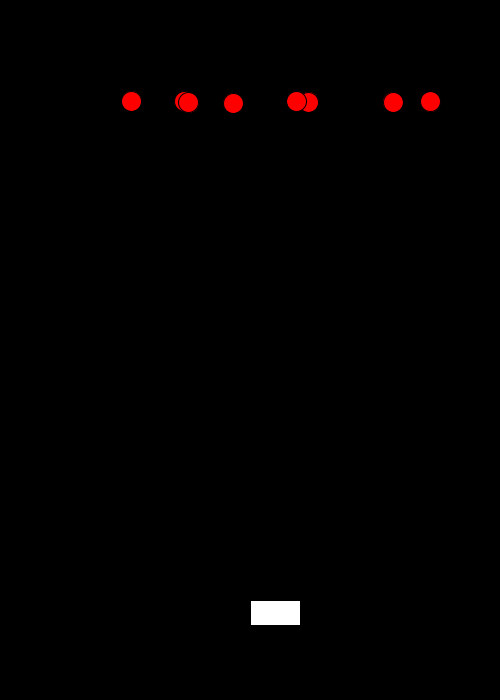
Frame 1 (no input)
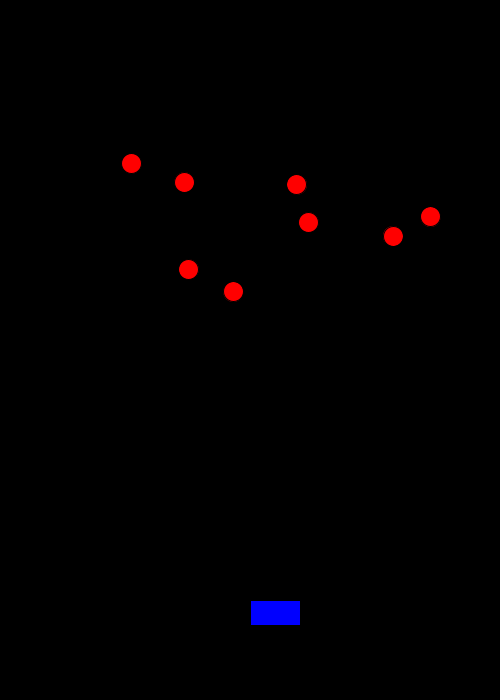
Frame 60 (the mouse pressed at the canvas centre just before this capture)
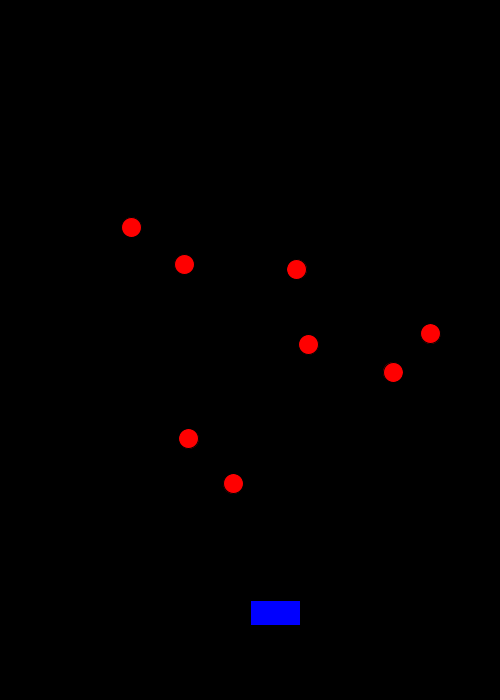
Frame 120 (the mouse held since frame 60 and released just before this capture)

The Processing sketch that drew these frames (run headless with seeded random() and noise(); from frame 60 on, the mouse is pressed at the canvas centre):

// Processing sketch: processing_135033
// ── processing_135033.pde


class Asteroid
{
  float x= random(50,450);
  float y = 100;
  float radius= 20;
  float speed= random(1,5);
}

class Ship
{
  float x=250;
  float y=600;
  float w=50;
  float h=25;
  float speed=5;
}

boolean isleftDown= false;
boolean isRightDown = false;
Asteroid[] asteroids = new Asteroid[8];
Ship player = new Ship();
void setup()
{

 size(500,700);
 
 for(int  i = 0; i < asteroids.length; i+=1)
 {
 asteroids[i] = new Asteroid();
 
 }

 }
void draw()
{
  background(0);
  
  rect(player.x,player.y,player.w,player.h);
  fill(255,0,0);
  for(int i =0; i <asteroids.length; i += 1)
  {
  
  asteroids[i].y+=asteroids[i].speed;
  ellipse(asteroids[i].x,asteroids[i].y,asteroids[i].radius,asteroids[i].radius);
  }
  fill(0,0,255);
  
}
void keyReleased()
{
  if (key == CODED)
  {
    if (keyCode == LEFT)
    {
      player.x -=10;
    }
    if (keyCode == RIGHT)
    {
      player.x +=10;
    }
  }
}
void keyPressed()
{
  if (key == CODED)
  {
    if (keyCode == LEFT)
    {
      player.x -= 10;
    }
    if (keyCode == RIGHT)
    {
      player.x+= 10;
    }
  }
}
